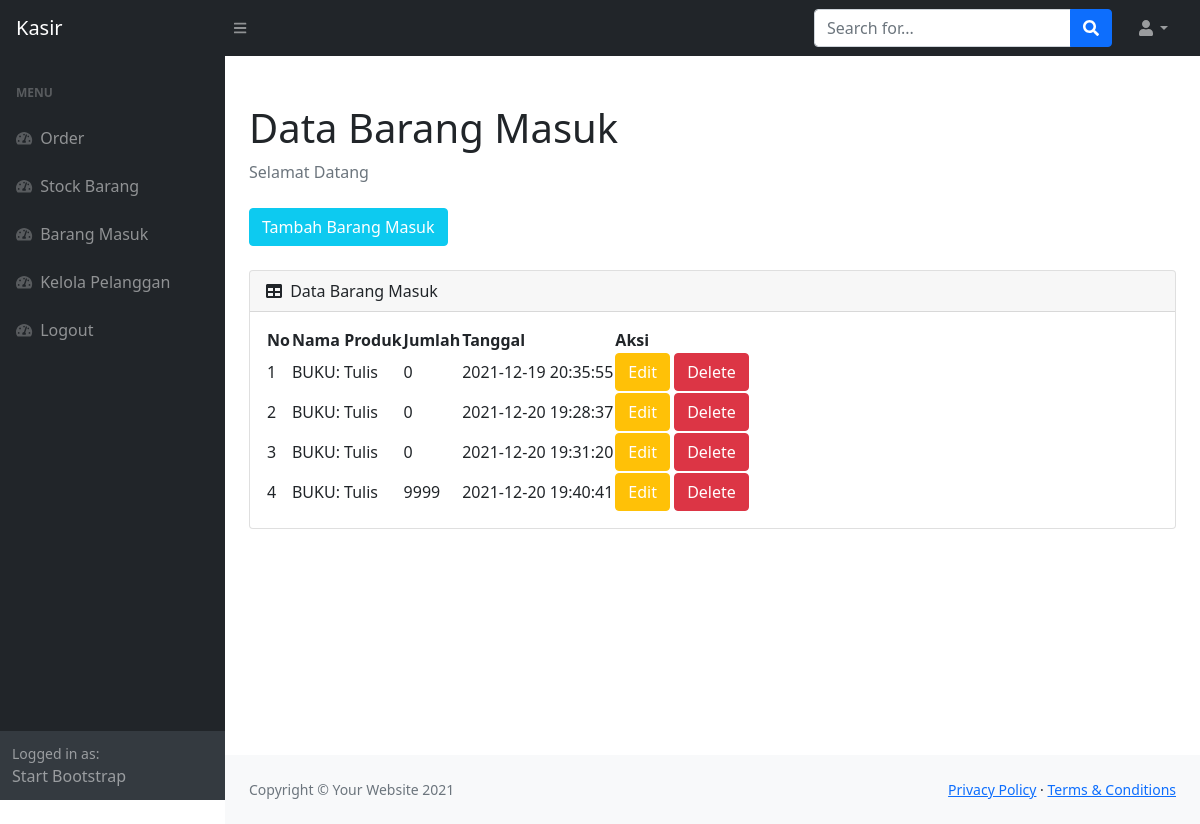
Page /masuk.php (signed in) on the committed database.
### tables this page shows
CREATE TABLE `masuk` (
  `idmasuk` int(11) NOT NULL,
  `idproduk` int(11) NOT NULL,
  `qty` int(11) NOT NULL,
  `tanggalmasuk` timestamp NOT NULL DEFAULT current_timestamp()
);

CREATE TABLE `produk` (
  `idproduk` int(11) NOT NULL,
  `namaproduk` varchar(20) NOT NULL,
  `deskripsi` varchar(30) NOT NULL,
  `harga` int(11) NOT NULL,
  `stock` int(11) NOT NULL
);

### masuk.php (the view, shortened to what this page needs)
<?php
require 'ceklogin.php';
?>
<!DOCTYPE html>
<html lang="en">
    <head>
        <link href="https://cdn.jsdelivr.net/npm/simple-datatables@latest/dist/style.css" rel="stylesheet" />
        <link href="css/styles.css" rel="stylesheet" />
    </head>
    <body class="sb-nav-fixed">
        <nav class="sb-topnav navbar navbar-expand navbar-dark bg-dark">
            <a class="navbar-brand ps-3" href="index.php">Kasir</a>
            <button class="btn btn-link btn-sm order-1 order-lg-0 me-4 me-lg-0" id="sidebarToggle" href="#!"><i class="fas fa-bars"></i></button>
            <form class="d-none d-md-inline-block form-inline ms-auto me-0 me-md-3 my-2 my-md-0">
                <div class="input-group">
                    <input class="form-control" type="text" placeholder="Search for..." aria-label="Search for..." aria-describedby="btnNavbarSearch" />
                    <button class="btn btn-primary" id="btnNavbarSearch" type="button"><i class="fas fa-search"></i></button>
                </div>
            </form>
            <ul class="navbar-nav ms-auto ms-md-0 me-3 me-lg-4">
                <li class="nav-item dropdown">
                    <a class="nav-link dropdown-toggle" id="navbarDropdown" href="#" role="button" data-bs-toggle="dropdown" aria-expanded="false"><i class="fas fa-user fa-fw"></i></a>
                </li>
            </ul>
        </nav>
        <div id="layoutSidenav">
            <div id="layoutSidenav_nav">
                <nav class="sb-sidenav accordion sb-sidenav-dark" id="sidenavAccordion">
                    <div class="sb-sidenav-menu">
                        <div class="nav">
                            <div class="sb-sidenav-menu-heading">Menu</div>
                            <a class="nav-link" href="index.php">
                                <div class="sb-nav-link-icon"><i class="fas fa-tachometer-alt"></i></div>
                                Order
                            </a>
                            <a class="nav-link" href="stock.php">
                                <div class="sb-nav-link-icon"><i class="fas fa-tachometer-alt"></i></div>
                                Stock Barang
                            </a>
                            <a class="nav-link" href="masuk.php">
                                <div class="sb-nav-link-icon"><i class="fas fa-tachometer-alt"></i></div>
                                Barang Masuk
                            </a>
                            <a class="nav-link" href="pelanggan.php">
                                <div class="sb-nav-link-icon"><i class="fas fa-tachometer-alt"></i></div>
                                Kelola Pelanggan
                            </a>
                             <a class="nav-link" href="logout.php">
                                <div class="sb-nav-link-icon"><i class="fas fa-tachometer-alt"></i></div>
                                Logout
                            </a>
                        </div>
                    </div>
                    <div class="sb-sidenav-footer">
                        <div class="small">Logged in as:</div>
                        Start Bootstrap
                    </div>
                </nav>
            </div>
            <div id="layoutSidenav_content">
                <main>
                    <div class="container-fluid px-4">
                        <h1 class="mt-4">Data Barang Masuk</h1>
                        <ol class="breadcrumb mb-4">
                            <li class="breadcrumb-item active">Selamat Datang</li>
                        </ol>
                        <button type="button" class="btn btn-info mb-4 text-white" data-bs-toggle="modal" data-bs-target="#exampleModal">
                        Tambah Barang Masuk
                        </button>
                        <div class="card mb-4">
                            <div class="card-header">
                                <i class="fas fa-table me-1"></i>
                                Data Barang Masuk
                            </div>
                            <div class="card-body">
                                <table id="datatablesSimple">
                                    <thead>
                                        <tr>
                                            <th>No</th>
                                            <th>Nama Produk</th>
                                            <th>Jumlah</th>
                                            <th>Tanggal</th>
                                            <th>Aksi</th>
                                        </tr>
                                    </thead>
                                    <tbody>
                                    <?php
                                    $get = mysqli_query($c, "select * from masuk m, produk p where m.idproduk=p.idproduk");
                                    $i= 1;
                                    while($p=mysqli_fetch_array($get)){
                                    $namaproduk = $p['namaproduk'];
                                    $deskripsi = $p['deskripsi'];
                                    $idmasuk = $p['idmasuk'];
                                    $qty = $p['qty'];
                                    $tanggal = $p['tanggalmasuk'];
                                    ?>
                                        <tr>
                                            <td><?=$i++;?></td>
                                            <td><?=$namaproduk;?>: <?=$deskripsi;?></td>
                                            <td><?=$qty;?></td>
                                            <td><?=$tanggal;?></td>
                                            <td><button type="button" class="btn btn-warning  text-white" data-bs-toggle="modal" data-bs-target="#edit<?=$idmasuk;?>">
                                                Edit
                                                </button>
                                                <button type="button" class="btn btn-danger text-white" data-bs-toggle="modal" data-bs-target="#hapus<?=$idmasuk;?>">
                                                Delete
                                                </button></td>
                                        </tr>
                                    <?php
                                    };
                                    ?>
                                    </tbody>
                                </table>
                            </div>
                        </div>
                    </div>
                </main>
                <footer class="py-4 bg-light mt-auto">
                    <div class="container-fluid px-4">
                        <div class="d-flex align-items-center justify-content-between small">
                            <div class="text-muted">Copyright &copy; Your Website 2021</div>
                            <div>
                                <a href="#">Privacy Policy</a>
                                &middot;
                                <a href="#">Terms &amp; Conditions</a>
                            </div>
                        </div>
                    </div>
                </footer>
            </div>
        </div>
    </body>
</html>

### rows in the picture
masuk: idproduk.namaproduk "BUKU", idproduk.deskripsi "Tulis", qty "0", tanggalmasuk "2021-12-19 20:35:55"
masuk: idproduk.namaproduk "BUKU", idproduk.deskripsi "Tulis", qty "0", tanggalmasuk "2021-12-20 19:28:37"
masuk: idproduk.namaproduk "BUKU", idproduk.deskripsi "Tulis", qty "0", tanggalmasuk "2021-12-20 19:31:20"
masuk: idproduk.namaproduk "BUKU", idproduk.deskripsi "Tulis", qty "9999", tanggalmasuk "2021-12-20 19:40:41"
